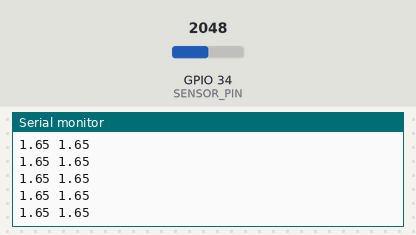
The sketch below on a simulated ESP32. Parts: the last lines printed to the serial monitor. The test bench sets the inputs (shaded band); at power-on: GPIO 34 (SENSOR_PIN) = 2048 (analog values on the 0–4095 scale).

Above: at 1.2 s.
1.3 s: GPIO 34 (SENSOR_PIN) set to 2866
At 2.0 s:
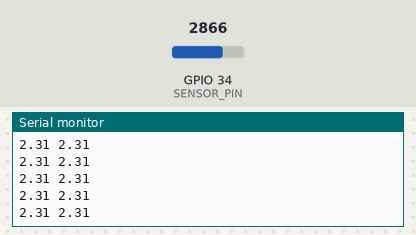
2.8 s: GPIO 34 (SENSOR_PIN) set to 3603
At 3.8 s:
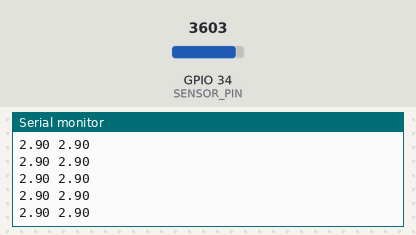
Timing chart, 0 to 5.5 s (numbered marks = the images above; inputs shaded):
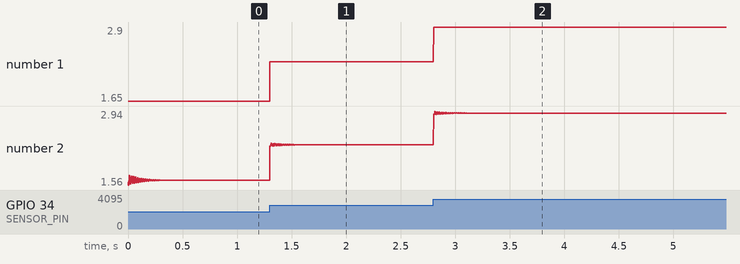

The sketch:

FiltroNotch.ino
```cpp
#define SENSOR_PIN 34
#define MUESTRAS 256
#define FRECUENCIA_MUESTREO 500

// Variables para DOBLE FILTRO NOTCH
float notch1Historial[4] = {0}; // Primer filtro
float notch2Historial[4] = {0}; // Segundo filtro

// Coeficientes para primer filtro notch (Q ≈ 30)
float notch1B0 = 0.9900;
float notch1B1 = -1.9848;
float notch1B2 = 0.9900;
float notch1A1 = -1.9848;
float notch1A2 = 0.9801;

// Coeficientes para segundo filtro notch (Q ≈ 30)
float notch2B0 = 0.9900;
float notch2B1 = -1.9848;
float notch2B2 = 0.9900;
float notch2A1 = -1.9848;
float notch2A2 = 0.9801;

unsigned long tiempoAnterior = 0;
unsigned long intervaloMuestreo = 1000000 / FRECUENCIA_MUESTREO;

void setup() {
  Serial.begin(115200);

  analogReadResolution(12);
  analogSetAttenuation(ADC_11db);

  // Configurar ambos filtros notch
  configurarDobleNotch(60.5, FRECUENCIA_MUESTREO, 30.0, 30.0);

  // Encabezados para Serial Plotter
  Serial.println("EMG_SinFiltrar EMG_Filtrado");
}

void loop() {
  unsigned long tiempoActual = micros();

  if (tiempoActual - tiempoAnterior >= intervaloMuestreo) {
    tiempoAnterior = tiempoActual;

    int rawValue = analogRead(SENSOR_PIN);
    float voltaje = (rawValue * 3.3) / 4095.0;

    // Aplicar DOBLE filtro notch
    float señalFiltrada = aplicarDobleNotch(voltaje);

    // Enviar datos al Serial Plotter
    Serial.print(voltaje);
    Serial.print(" ");
    Serial.println(señalFiltrada);
  }
}

// Aplicar dos filtros notch en cascada
float aplicarDobleNotch(float entrada) {
  // PRIMER FILTRO NOTCH
  float etapa1 = notch1B0 * entrada +
                 notch1B1 * notch1Historial[0] +
                 notch1B2 * notch1Historial[1] -
                 notch1A1 * notch1Historial[2] -
                 notch1A2 * notch1Historial[3];

  // Actualizar historial primer filtro
  notch1Historial[1] = notch1Historial[0];
  notch1Historial[0] = entrada;
  notch1Historial[3] = notch1Historial[2];
  notch1Historial[2] = etapa1;

  // SEGUNDO FILTRO NOTCH
  float etapa2 = notch2B0 * etapa1 +
                 notch2B1 * notch2Historial[0] +
                 notch2B2 * notch2Historial[1] -
                 notch2A1 * notch2Historial[2] -
                 notch2A2 * notch2Historial[3];

  // Actualizar historial segundo filtro
  notch2Historial[1] = notch2Historial[0];
  notch2Historial[0] = etapa1;
  notch2Historial[3] = notch2Historial[2];
  notch2Historial[2] = etapa2;

  return etapa2;
}

// Configurar ambos filtros notch
void configurarDobleNotch(float frecuenciaNotch, float fs, float Q1, float Q2) {
  // Configurar primer filtro
  float omega = 2.0 * PI * frecuenciaNotch / fs;
  float alpha1 = sin(omega) / (2.0 * Q1);

  float b0 = 1.0;
  float b1 = -2.0 * cos(omega);
  float b2 = 1.0;
  float a0 = 1.0 + alpha1;

  notch1B0 = b0 / a0;
  notch1B1 = b1 / a0;
  notch1B2 = b2 / a0;
  notch1A1 = -2.0 * cos(omega) / a0;
  notch1A2 = (1.0 - alpha1) / a0;

  // Configurar segundo filtro
  float alpha2 = sin(omega) / (2.0 * Q2);
  a0 = 1.0 + alpha2;

  notch2B0 = b0 / a0;
  notch2B1 = b1 / a0;
  notch2B2 = b2 / a0;
  notch2A1 = -2.0 * cos(omega) / a0;
  notch2A2 = (1.0 - alpha2) / a0;
}
```

Measured:
- after the input at 1.3 s, the serial monitor: prints a new line at once (image 1)
- after the input at 2.8 s, the serial monitor: prints a new line at once (image 2)
- plotted number 1: 1.65 → 2.31 after the input at 1.3 s, 2.31 → 2.9 after the input at 2.8 s
- plotted number 2: 1.65 → 2.31 after the input at 1.3 s, 2.31 → 2.9 after the input at 2.8 s
